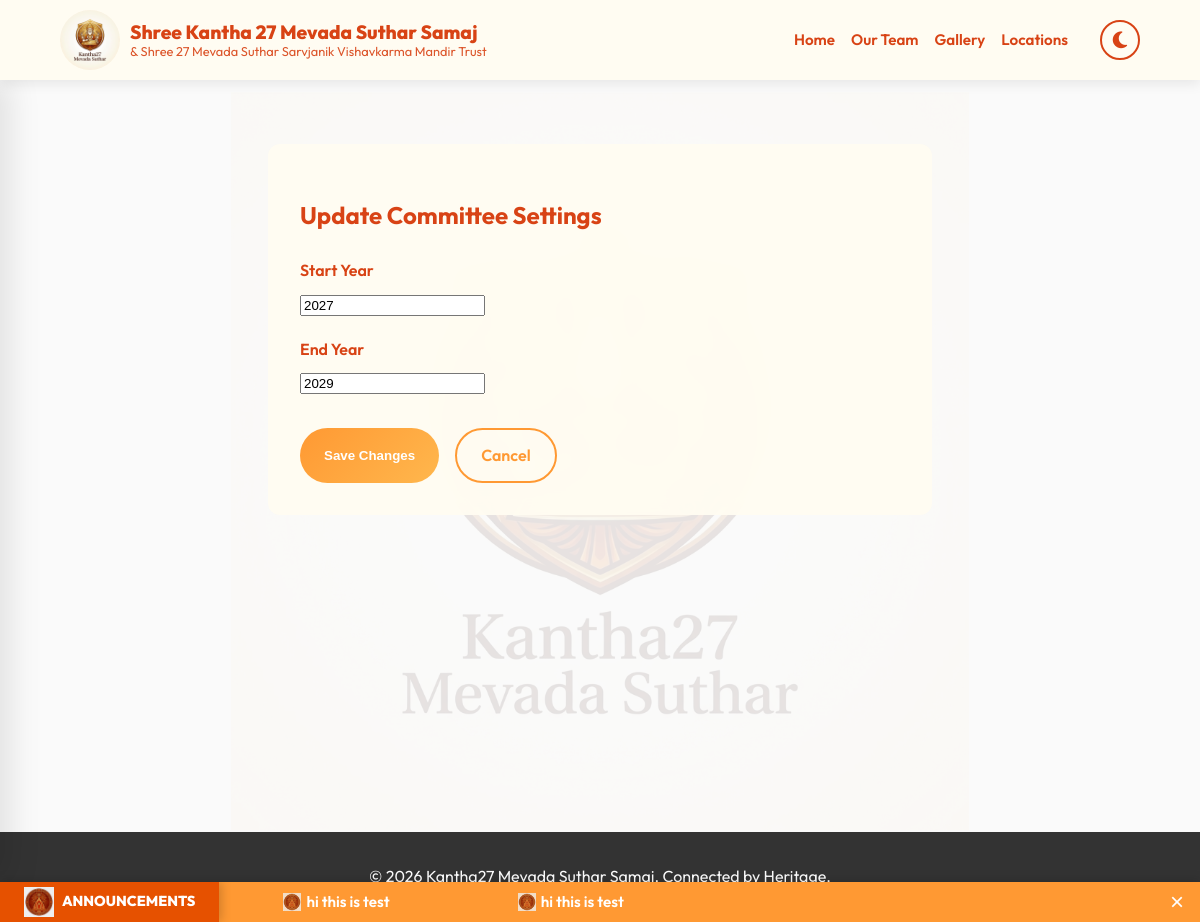
The app's page /management/committee/settings/ (signed in) with its own data.
### management/models.py (models this page shows, shortened)
class CommitteeSettings(models.Model):
    start_year = models.PositiveIntegerField(_("Start Year"), default=2025)
    end_year = models.PositiveIntegerField(_("End Year"), default=2026)
    class Meta:
        verbose_name = _("Committee Settings")
        verbose_name_plural = _("Committee Settings")

### news/models.py (models this page shows, shortened)
class NewsAnnouncement(models.Model):
    message = models.TextField(help_text="The announcement text to display in the scroller.")
    is_active = models.BooleanField(default=True, help_text="Toggle visibility of this announcement.")
    scroll_speed = models.IntegerField(default=20, help_text="Speed in seconds (e.g., 20 = Slow, 10 = Fast).")
    created_at = models.DateTimeField(auto_now_add=True)
    updated_at = models.DateTimeField(auto_now=True)

### management/views.py (the view)
# urls.py: path('committee/settings/', views.committee_settings_update, name='committee_settings'),
@user_passes_test(is_admin)
def committee_settings_update(request):
    settings = CommitteeSettings.objects.first()
    if not settings:
        settings = CommitteeSettings.objects.create()
    if request.method == 'POST':
        form = CommitteeSettingsForm(request.POST, instance=settings)
        if form.is_valid():
            form.save()
            messages.success(request, "Committee settings updated.")
            return redirect('committee_list')
    else:
        form = CommitteeSettingsForm(instance=settings)
    return render(request, 'management/committee_form.html', {
        'form': form,
        'title': 'Update Committee Settings'
    })

### management/forms.py
class CommitteeSettingsForm(forms.ModelForm):
    class Meta:
        model = CommitteeSettings
        fields = ['start_year', 'end_year']
        widgets = {
            'start_year': forms.NumberInput(attrs={'class': 'form-control'}),
            'end_year': forms.NumberInput(attrs={'class': 'form-control'}),
        }

### management/views.py (called while the page is built)
def is_admin(user):
    return user.is_authenticated and (user.role in ['ADMIN', 'SUB_ADMIN'] or user.is_superuser)

### news/templatetags/news_tags.py (called while the page is built)
@register.inclusion_tag('news/ticker.html')
def news_ticker():
    announcements = NewsAnnouncement.objects.filter(is_active=True).order_by('-created_at')
    speed = 20
    if announcements.exists():
        speed = announcements.first().scroll_speed
    return {
        'announcements': announcements,
        'speed': speed
    }

### templates/management/committee_form.html (shortened to what this page needs)
{% extends 'base/base.html' %}
{% load i18n %}
{% block content %}
<div
    style="max-width: 600px; margin: 2rem auto; background: var(--glass-bg); padding: 2rem; border-radius: 12px; backdrop-filter: blur(10px);">
    <h2 class="text-accent" style="margin-bottom: 1.5rem;">{% trans title %}</h2>
    <form method="post" class="standard-form">
        {% for field in form %}
        <div style="margin-bottom: 1.2rem;">
            <label style="display: block; margin-bottom: 0.5rem; font-weight: 600;">{{ field.label }}</label>
            {{ field }}
        </div>
        {% endfor %}
        <div style="margin-top: 2rem; display: flex; gap: 1rem;">
            <button type="submit" class="btn-primary">{% trans "Save Changes" %}</button>
            <a href="{% url 'committee_list' %}" class="btn-secondary">{% trans "Cancel" %}</a>
        </div>
    </form>
</div>
{% endblock %}

### templates/news/ticker.html
{% load static %}
{% if announcements %}
<div class="news-ticker-container">
    <div class="ticker-label">
        <img src="{% static 'img/ticker_logo.png' %}" alt="News" style="height: 30px; margin-right: 8px;">
        Announcements
    </div>
    <div class="ticker-wrap">
        <div class="ticker-move" style="animation-duration: {{ speed }}s;">
            <div class="ticker-group">
                {% for item in announcements %}
                <div class="ticker-item">
                    <img src="{% static 'img/ticker_logo.png' %}" alt="Icon"
                        style="height: 18px; vertical-align: middle; margin-right: 5px; opacity: 0.8;">
                    {{ item.message }}
                </div>
                {% endfor %}
            </div>
            <div class="ticker-group">
                {% for item in announcements %}
                <div class="ticker-item">
                    <img src="{% static 'img/ticker_logo.png' %}" alt="Icon"
                        style="height: 18px; vertical-align: middle; margin-right: 5px; opacity: 0.8;">
                    {{ item.message }}
                </div>
                {% endfor %}
            </div>
        </div>
    </div>
    <button class="ticker-close"
        onclick="document.querySelector('.news-ticker-container').style.display='none';">&times;</button>
</div>
{% endif %}

### static/css/orange_theme.css (style rules this page uses)
:root { --primary-color: #FF9933; --primary-text-dark: #D84315; --secondary-color: #FFF3E0; --accent-color: #E65100; --text-color: #D84315; --text-muted: #BF360C; --text-white: #ffffff; --bg-color: #FEF9E7; --bg-color: #FAFAFA; --glass-bg: rgba(255, 252, 242, 0.95); --shadow-sm: 0 4px 12px rgba(0, 0, 0, 0.08); --shadow-lg: 0 12px 32px rgba(255, 153, 51, 0.15); --gradient-primary: linear-gradient(135deg, #FF9933 0%, #FFB74D 100%); --navbar-height: 80px; --input-bg: #FFFFFF; --input-border: #EEEEEE; }
body { font-family: 'Outfit', sans-serif; background-color: var(--bg-color); color: var(--text-color); margin: 0; padding: 0; background-color: var(--bg-color); color: var(--text-color); margin: 0; padding: 0; line-height: 1.6; position: relative; min-height: 100vh; transition: background-color 0.4s ease, color 0.4s ease; }
h1, h2, h3, h4, h5, h6 { color: var(--primary-text-dark) !important; }
body::before { content: ""; position: fixed; top: 50%; left: 50%; transform: translate(-50%, -50%); width: 80%; height: 80%; background-image: url('../img/logo.png'); background-repeat: no-repeat; background-position: center; background-size: contain; opacity: 0.1; z-index: -1; pointer-events: none; }
.btn-primary { background: var(--primary-color); background-image: var(--gradient-primary); color: white; padding: 0.8rem 1.5rem; border-radius: 50px; text-decoration: none; border: none; font-weight: 600; transition: all 0.3s; display: inline-block; cursor: pointer; }
.btn-secondary { background: transparent; color: var(--primary-color); border: 2px solid var(--primary-color); padding: 0.8rem 1.5rem; border-radius: 50px; text-decoration: none; font-weight: 600; transition: all 0.3s; display: inline-block; cursor: pointer; }
.text-accent { color: var(--accent-color); }
.news-ticker-container { position: fixed; bottom: 0; left: 0; width: 100%; background: var(--primary-color); color: white; height: 40px; display: flex; align-items: center; box-shadow: 0 -2px 10px rgba(0, 0, 0, 0.15); overflow: hidden; z-index: 9999; }
.ticker-label { background: var(--accent-color); padding: 0 1.5rem; height: 100%; display: flex; align-items: center; font-weight: 800; text-transform: uppercase; font-size: 0.9rem; z-index: 2; box-shadow: 2px 0 10px rgba(0, 0, 0, 0.2); }
.ticker-wrap { flex: 1; overflow: hidden; height: 100%; position: relative; display: flex; align-items: center; }
.ticker-move { display: flex; white-space: nowrap; animation-timing-function: linear; animation-name: ticker-left-to-right; animation-iteration-count: infinite; width: max-content; }
.ticker-group { display: flex; flex-shrink: 0; }
.ticker-item { display: flex; align-items: center; padding: 0 4rem; font-size: 0.95rem; font-weight: 600; }
.ticker-close { background: transparent; border: none; color: white; font-size: 1.5rem; padding: 0 1rem; cursor: pointer; line-height: 1; height: 100%; z-index: 3; }

### records on screen
CommitteeSettings: form "2027" "2029"
NewsAnnouncement: message "hi this is test"

### other values on screen
{{ field.label }} "Start Year" "End Year"
